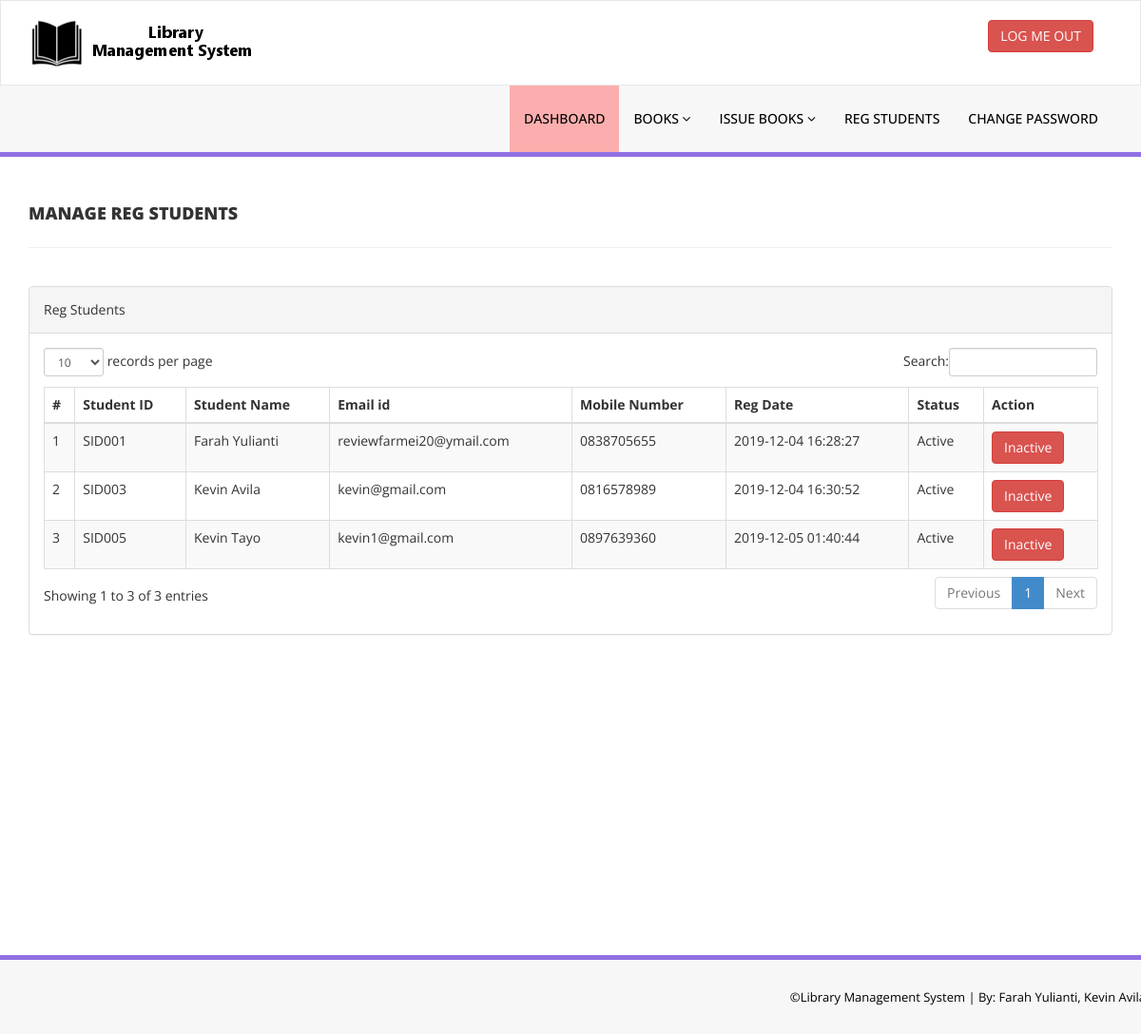
Screenshot of /library/admin/reg-students.php (signed in) with the database file from the repository.
### tables this page shows
CREATE TABLE IF NOT EXISTS `tblstudents` (
  `id` int(11) NOT NULL AUTO_INCREMENT,
  `StudentId` varchar(100) DEFAULT NULL,
  `FullName` varchar(120) DEFAULT NULL,
  `EmailId` varchar(120) DEFAULT NULL,
  `MobileNumber` char(11) DEFAULT NULL,
  `Password` varchar(120) DEFAULT NULL,
  `Status` int(1) DEFAULT NULL,
  `RegDate` timestamp NULL DEFAULT CURRENT_TIMESTAMP,
  `UpdationDate` timestamp NULL DEFAULT NULL ON UPDATE CURRENT_TIMESTAMP,
  PRIMARY KEY (`id`),
  UNIQUE KEY `StudentId` (`StudentId`)
);

### library/admin/reg-students.php (the view, shortened to what this page needs)
<?php
include('includes/config.php');
if(strlen($_SESSION['alogin'])==0)
    {
header('location:index.php');
}
else{
    ?>
<!DOCTYPE html>
<html xmlns="http://www.w3.org/1999/xhtml">
<head>
    <link href="assets/css/bootstrap.css" rel="stylesheet" />
    <link href="assets/css/font-awesome.css" rel="stylesheet" />
    <link href="assets/js/dataTables/dataTables.bootstrap.css" rel="stylesheet" />
    <link href="assets/css/style.css" rel="stylesheet" />
</head>
<body>
<?php include('includes/header.php');?>
    <div class="content-wrapper">
         <div class="container">
        <div class="row pad-botm">
            <div class="col-md-12">
                <h4 class="header-line">Manage Reg Students</h4>
    </div>
        </div>
            <div class="row">
                <div class="col-md-12">
                    <div class="panel panel-default">
                        <div class="panel-heading">
                          Reg Students
                        </div>
                        <div class="panel-body">
                            <div class="table-responsive">
                                <table class="table table-striped table-bordered table-hover" id="dataTables-example">
                                    <thead>
                                        <tr>
                                            <th>#</th>
                                            <th>Student ID</th>
                                            <th>Student Name</th>
                                            <th>Email id </th>
                                            <th>Mobile Number</th>
                                            <th>Reg Date</th>
                                            <th>Status</th>
                                            <th>Action</th>
                                        </tr>
                                    </thead>
                                    <tbody>
<?php $sql = "SELECT * from tblstudents";
$query = $dbh -> prepare($sql);
$query->execute();
$results=$query->fetchAll(PDO::FETCH_OBJ);
$cnt=1;
if($query->rowCount() > 0)
{
foreach($results as $result)
{               ?>
                                        <tr class="odd gradeX">
                                            <td class="center"><?php echo htmlentities($cnt);?></td>
                                            <td class="center"><?php echo htmlentities($result->StudentId);?></td>
                                            <td class="center"><?php echo htmlentities($result->FullName);?></td>
                                            <td class="center"><?php echo htmlentities($result->EmailId);?></td>
                                            <td class="center"><?php echo htmlentities($result->MobileNumber);?></td>
                                             <td class="center"><?php echo htmlentities($result->RegDate);?></td>
                                            <td class="center"><?php if($result->Status==1)
                                            {
                                                echo htmlentities("Active");
                                            } else {
                                            echo htmlentities("Blocked");
}
                                            ?></td>
                                            <td class="center">
<?php if($result->Status==1)
 {?>
<a href="reg-students.php?inid=<?php echo htmlentities($result->id);?>" onclick="return confirm('Are you sure you want to block this student?');"" >  <button class="btn btn-danger"> Inactive</button>
<?php } else {?>
                                            <a href="reg-students.php?id=<?php echo htmlentities($result->id);?>" onclick="return confirm('Are you sure you want to active this student?');""><button class="btn btn-primary"> Active</button>
                                            <?php } ?>
                                            </td>
                                        </tr>
 <?php $cnt=$cnt+1;}} ?>
                                    </tbody>
                                </table>
                            </div>
                        </div>
                    </div>
                </div>
            </div>
    </div>
    </div>
  <?php include('includes/footer.php');?>
</body>
</html>
<?php } ?>

### library/admin/includes/header.php (shortened to what this page needs)
<div class="navbar navbar-inverse set-radius-zero" >
        <div class="container">
            <div class="navbar-header">
                <a class="navbar-brand">
                    <img src="logo.png" />
                </a>
            </div>
            <div class="right-div">
                <a href="logout.php" class="btn btn-danger pull-right">LOG ME OUT</a>
            </div>
        </div>
    </div>
    <section class="menu-section">
        <div class="container">
            <div class="row ">
                <div class="col-md-12">
                    <div class="navbar-collapse collapse ">
                        <ul id="menu-top" class="nav navbar-nav navbar-right">
                            <li><a href="dashboard.php" class="menu-top-active">DASHBOARD</a></li>
							<li>
                                <a href="#" class="dropdown-toggle" id="ddlmenuItem" data-toggle="dropdown"> Books <i class="fa fa-angle-down"></i></a>
                            </li>
                           <li>
                                <a href="#" class="dropdown-toggle" id="ddlmenuItem" data-toggle="dropdown"> Issue Books <i class="fa fa-angle-down"></i></a>
                            </li>
                             <li><a href="reg-students.php">Reg Students</a></li>
  <li><a href="change-password.php">Change Password</a></li>
                        </ul>
                    </div>
                </div>
            </div>
        </div>
    </section>

### library/admin/includes/footer.php
<section class="footer-section">
     <div class="container">
         <div class="row">
             <div class="col-md-12">
                &copy;Library Management System |<a href="https://itsourcecode.com/" target="_blank"  > By: Farah Yulianti, Kevin Avila</a>
             </div>
         </div>
     </div>
 </section>

### library/admin/assets/css/style.css (style rules this page uses)
.set-radius-zero { border-radius:0px; -moz-border-radius:0px; -webkit-border-radius:0px; }
.content-wrapper { margin-top: 40px; min-height:800px; padding-bottom:90px; }
.header-line { font-weight:900; padding-bottom:25px; border-bottom:1px solid #eeeeee; text-transform:uppercase; }
.pad-botm { padding-bottom:30px; }
.right-div { float: right; padding: 20px; }
#menu-top a { color:#000; text-decoration:none; font-weight:500; padding: 25px 15px 25px 15px; text-transform:uppercase; }
.menu-section { background-color: #f7f7f7; border-bottom:5px solid #9170E4; width:100% }
.menu-top-active { background-color:#fcaeae; }
.navbar-inverse { background-color: #FFF; border-color: rgba(155, 153, 153, 0.23); }
.navbar { min-height: 90px; margin-bottom: 0px; }
.footer-section { padding:25px 50px 25px 50px; color:#000; font-size:13px; background-color: #f7f7f7; text-align:right; border-top:5px solid #9170E4; }
.footer-section a, .footer-section a:hover { color:#000; }

### rows the page displays
tblstudents: StudentId "SID001", FullName "Farah Yulianti", EmailId "reviewfarmei20@ymail.com", MobileNumber "0838705655", RegDate "2019-12-04 16:28:27"
tblstudents: StudentId "SID003", FullName "Kevin Avila", EmailId "kevin@gmail.com", MobileNumber "0816578989", RegDate "2019-12-04 16:30:52"
tblstudents: StudentId "SID005", FullName "Kevin Tayo", EmailId "kevin1@gmail.com", MobileNumber "0897639360", RegDate "2019-12-05 01:40:44"
